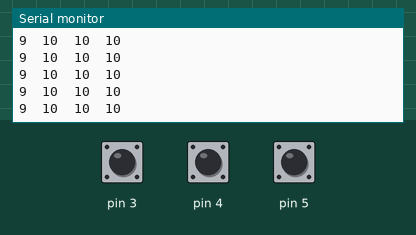
A sketch run on a simulated Arduino Uno, built with avr-gcc and run on an emulated ATmega328P. On the bench: the last lines printed to the serial monitor. The test bench sets the inputs (shaded band); at power-on: pin 3 HIGH, pin 4 HIGH, pin 5 HIGH.

Above: at 1.2 s.
1.3 s: pin 3 pulled LOW for 1 s
At 1.9 s:
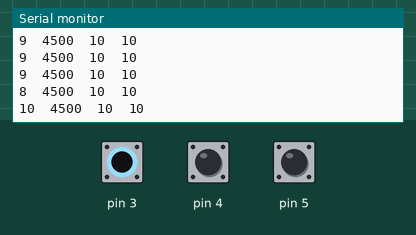
5.3 s: pin 4 pulled LOW for 0.15 s
8.4 s: pin 5 pulled LOW for 3.2 s
At 8.9 s:
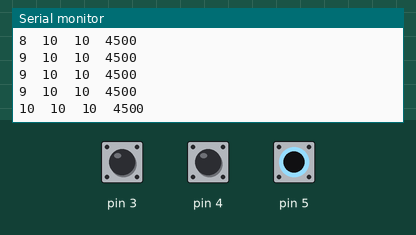
14.6 s: pin 4 pulled LOW for 1 s
At 15.1 s:
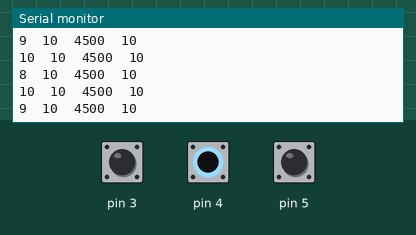
17.1 s: pin 3 pulled LOW for 0.15 s
20.2 s: pin 3 pulled LOW for 0.15 s
Timing chart, 0 to 23.2 s (numbered marks = the images above; inputs shaded):
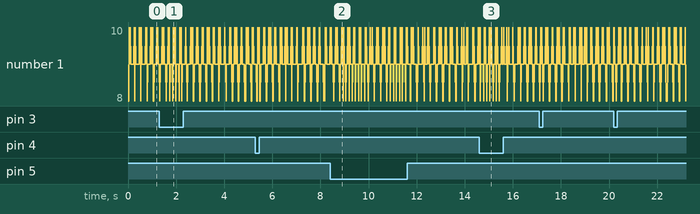

The sketch:

touchpads.ino
```cpp
#include <CapacitiveSensor.h>

/*
 * CapitiveSense Library Demo Sketch
 * Paul Badger 2008
 * Uses a high value resistor e.g. 10 megohm between send pin and receive pin
 * Resistor effects sensitivity, experiment with values, 50 kilohm - 50 megohm. Larger resistor values yield larger sensor values.
 * Receive pin is the sensor pin - try different amounts of foil/metal on this pin
 * Best results are obtained if sensor foil and wire is covered with an insulator such as paper or plastic sheet
 */


CapacitiveSensor   cs_2_3 = CapacitiveSensor(2,3);
CapacitiveSensor   cs_2_4 = CapacitiveSensor(2,4);
CapacitiveSensor   cs_2_5 = CapacitiveSensor(2,5);

void setup()
{

   cs_2_3.set_CS_AutocaL_Millis(0xFFFFFFFF);     // turn off autocalibrate on channel 1 - just as an example
   cs_2_4.set_CS_AutocaL_Millis(0xFFFFFFFF);
   cs_2_5.set_CS_AutocaL_Millis(0xFFFFFFFF);
   Serial.begin(9600);

}

void loop()
{
    long start = millis();
    long total1 =  cs_2_3.capacitiveSensor(30);
    long total2 =  cs_2_4.capacitiveSensor(30);
    long total3 =  cs_2_5.capacitiveSensor(30);

    Serial.print(millis() - start);        // check on performance in milliseconds
    Serial.print("\t");                    // tab character for debug windown spacing

    Serial.print(total1);                  // print sensor output 1
    Serial.print("\t");
    Serial.print(total2);                  // print sensor output 2
    Serial.print("\t");
    Serial.println(total3);                // print sensor output 3

    delay(10);                             // arbitrary delay to limit data to serial port
}
```

Measured:
- after the input at 1.3 s, the serial monitor: prints a new line at once (image 1)
- after the input at 8.4 s, the serial monitor: prints a new line at once (image 2)
- after the input at 14.6 s, the serial monitor: prints a new line at once (image 3)
